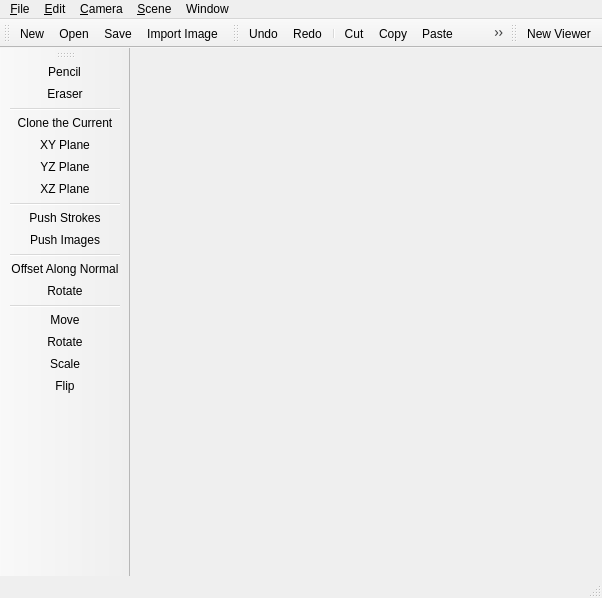
<?xml version="1.0" encoding="UTF-8"?>
<ui version="4.0">
 <class>MainWindow</class>
 <widget class="QMainWindow" name="MainWindow">
  <property name="geometry">
   <rect>
    <x>0</x>
    <y>0</y>
    <width>602</width>
    <height>598</height>
   </rect>
  </property>
  <property name="windowTitle">
   <string>MainWindow</string>
  </property>
  <widget class="QWidget" name="m_centralwidget"/>
  <widget class="QMenuBar" name="m_menubar">
   <property name="geometry">
    <rect>
     <x>0</x>
     <y>0</y>
     <width>602</width>
     <height>25</height>
    </rect>
   </property>
   <property name="cursor">
    <cursorShape>ArrowCursor</cursorShape>
   </property>
   <widget class="QMenu" name="m_menuFile">
    <property name="title">
     <string>&amp;File</string>
    </property>
    <addaction name="m_actionOpen"/>
    <addaction name="separator"/>
    <addaction name="m_actionSave"/>
    <addaction name="m_actionSaveAs"/>
    <addaction name="separator"/>
    <addaction name="m_actionImportImage"/>
    <addaction name="separator"/>
    <addaction name="m_actionClose"/>
    <addaction name="separator"/>
    <addaction name="m_actionExit"/>
   </widget>
   <widget class="QMenu" name="m_menuEdit">
    <property name="title">
     <string>&amp;Edit</string>
    </property>
    <addaction name="m_actionUndo"/>
    <addaction name="m_actionRedo"/>
    <addaction name="separator"/>
    <addaction name="m_actionCut"/>
    <addaction name="m_actionCopy"/>
    <addaction name="m_actionPaste"/>
    <addaction name="m_actionDelete"/>
   </widget>
   <widget class="QMenu" name="m_menuCamera">
    <property name="title">
     <string>&amp;Camera</string>
    </property>
    <addaction name="m_actionOrbit"/>
    <addaction name="m_actionPan"/>
    <addaction name="m_actionZoom"/>
    <addaction name="separator"/>
    <addaction name="m_actionContructionTools"/>
   </widget>
   <widget class="QMenu" name="m_menuScene">
    <property name="title">
     <string>&amp;Scene</string>
    </property>
    <widget class="QMenu" name="m_menuSketch">
     <property name="title">
      <string>&amp;Sketch</string>
     </property>
     <addaction name="m_actionPen"/>
     <addaction name="m_actionPencil"/>
     <addaction name="m_actionMarker"/>
     <addaction name="m_actionBrush"/>
    </widget>
    <widget class="QMenu" name="m_menuGeometry">
     <property name="title">
      <string>2D &amp;Geometry</string>
     </property>
     <addaction name="m_actionPolyline"/>
     <addaction name="m_actionRectangle"/>
     <addaction name="m_actionArc"/>
    </widget>
    <widget class="QMenu" name="m_menuPush">
     <property name="title">
      <string>&amp;Push</string>
     </property>
     <addaction name="m_actionPushStrokes"/>
     <addaction name="m_actionPushImages"/>
    </widget>
    <widget class="QMenu" name="m_menuEditCanvas">
     <property name="title">
      <string>Edit Canvas</string>
     </property>
     <addaction name="m_actionOffset3D"/>
     <addaction name="m_actionRotate3D"/>
    </widget>
    <widget class="QMenu" name="m_menuEditImage">
     <property name="title">
      <string>Edit Image</string>
     </property>
     <addaction name="m_actionMove2D"/>
     <addaction name="m_actionRotate2D"/>
     <addaction name="m_actionScale2D"/>
     <addaction name="m_actionFlip2D"/>
    </widget>
    <widget class="QMenu" name="m_menuCanvas">
     <property name="title">
      <string>New &amp;Canvas</string>
     </property>
     <addaction name="m_actionCanvasClone"/>
     <addaction name="m_actionCanvasXY"/>
     <addaction name="m_actionCanvasYZ"/>
     <addaction name="m_actionCanvasXZ"/>
    </widget>
    <widget class="QMenu" name="m_menuSetCanvases">
     <property name="title">
      <string>New Set of Canvases</string>
     </property>
     <addaction name="m_actionCanvasCircle"/>
     <addaction name="m_actionCanvasCross"/>
     <addaction name="m_actionCanvasStock"/>
    </widget>
    <addaction name="m_menuSketch"/>
    <addaction name="m_actionEraser"/>
    <addaction name="separator"/>
    <addaction name="m_menuCanvas"/>
    <addaction name="m_menuSetCanvases"/>
    <addaction name="separator"/>
    <addaction name="m_menuGeometry"/>
    <addaction name="separator"/>
    <addaction name="m_menuPush"/>
    <addaction name="separator"/>
    <addaction name="m_menuEditCanvas"/>
    <addaction name="m_menuEditImage"/>
   </widget>
   <widget class="QMenu" name="m_menuWindow">
    <property name="title">
     <string>Window</string>
    </property>
    <widget class="QMenu" name="m_menuViewer">
     <property name="title">
      <string>Viewer</string>
     </property>
     <addaction name="m_actionNewViewer"/>
    </widget>
    <addaction name="m_menuViewer"/>
    <addaction name="separator"/>
    <addaction name="actionCanvas_Manager"/>
    <addaction name="actionBookmark_Manager"/>
   </widget>
   <addaction name="m_menuFile"/>
   <addaction name="m_menuEdit"/>
   <addaction name="m_menuCamera"/>
   <addaction name="m_menuScene"/>
   <addaction name="m_menuWindow"/>
  </widget>
  <widget class="QStatusBar" name="m_statusbar"/>
  <widget class="QToolBar" name="m_toolBarFile">
   <property name="windowTitle">
    <string>File ToolBar</string>
   </property>
   <attribute name="toolBarArea">
    <enum>TopToolBarArea</enum>
   </attribute>
   <attribute name="toolBarBreak">
    <bool>false</bool>
   </attribute>
   <addaction name="m_actionNew"/>
   <addaction name="m_actionOpen"/>
   <addaction name="m_actionSave"/>
   <addaction name="m_actionImportImage"/>
  </widget>
  <widget class="QToolBar" name="m_toolBarEdit">
   <property name="windowTitle">
    <string>Edit ToolBar</string>
   </property>
   <attribute name="toolBarArea">
    <enum>TopToolBarArea</enum>
   </attribute>
   <attribute name="toolBarBreak">
    <bool>false</bool>
   </attribute>
   <addaction name="m_actionUndo"/>
   <addaction name="m_actionRedo"/>
   <addaction name="separator"/>
   <addaction name="m_actionCut"/>
   <addaction name="m_actionCopy"/>
   <addaction name="m_actionPaste"/>
   <addaction name="m_actionDelete"/>
  </widget>
  <widget class="QToolBar" name="m_toolBarScene">
   <property name="windowTitle">
    <string>Scene ToolBar</string>
   </property>
   <attribute name="toolBarArea">
    <enum>LeftToolBarArea</enum>
   </attribute>
   <attribute name="toolBarBreak">
    <bool>false</bool>
   </attribute>
   <addaction name="m_actionPencil"/>
   <addaction name="m_actionEraser"/>
   <addaction name="separator"/>
   <addaction name="m_actionCanvasClone"/>
   <addaction name="m_actionCanvasXY"/>
   <addaction name="m_actionCanvasYZ"/>
   <addaction name="m_actionCanvasXZ"/>
   <addaction name="separator"/>
   <addaction name="m_actionPushStrokes"/>
   <addaction name="m_actionPushImages"/>
   <addaction name="separator"/>
   <addaction name="m_actionOffset3D"/>
   <addaction name="m_actionRotate3D"/>
   <addaction name="separator"/>
   <addaction name="m_actionMove2D"/>
   <addaction name="m_actionRotate2D"/>
   <addaction name="m_actionScale2D"/>
   <addaction name="m_actionFlip2D"/>
  </widget>
  <widget class="QToolBar" name="m_toolBarViewer">
   <property name="windowTitle">
    <string>Viewer ToolBar</string>
   </property>
   <attribute name="toolBarArea">
    <enum>TopToolBarArea</enum>
   </attribute>
   <attribute name="toolBarBreak">
    <bool>false</bool>
   </attribute>
   <addaction name="m_actionNewViewer"/>
  </widget>
  <action name="m_actionNew">
   <property name="icon">
    <iconset resource="../Icons/Icons.qrc">
     <normaloff>:/file-3x.png</normaloff>:/file-3x.png</iconset>
   </property>
   <property name="text">
    <string>&amp;New...</string>
   </property>
   <property name="shortcut">
    <string>Ctrl+N</string>
   </property>
  </action>
  <action name="m_actionOpen">
   <property name="icon">
    <iconset resource="../Icons/Icons.qrc">
     <normaloff>:/folder-3x.png</normaloff>:/folder-3x.png</iconset>
   </property>
   <property name="text">
    <string>&amp;Open...</string>
   </property>
   <property name="shortcut">
    <string>Ctrl+O</string>
   </property>
  </action>
  <action name="m_actionSave">
   <property name="icon">
    <iconset resource="../Icons/Icons.qrc">
     <normaloff>:/browser-3x.png</normaloff>:/browser-3x.png</iconset>
   </property>
   <property name="text">
    <string>&amp;Save</string>
   </property>
   <property name="shortcut">
    <string>Ctrl+S</string>
   </property>
  </action>
  <action name="m_actionSaveAs">
   <property name="text">
    <string>Save As...</string>
   </property>
  </action>
  <action name="m_actionImportImage">
   <property name="icon">
    <iconset resource="../Icons/Icons.qrc">
     <normaloff>:/image-3x.png</normaloff>:/image-3x.png</iconset>
   </property>
   <property name="text">
    <string>&amp;Import Image...</string>
   </property>
   <property name="shortcut">
    <string>Ctrl+I</string>
   </property>
  </action>
  <action name="m_actionUndo">
   <property name="icon">
    <iconset resource="../Icons/Icons.qrc">
     <normaloff>:/action-undo-3x.png</normaloff>:/action-undo-3x.png</iconset>
   </property>
   <property name="text">
    <string>&amp;Undo</string>
   </property>
   <property name="shortcut">
    <string>Ctrl+Z</string>
   </property>
  </action>
  <action name="m_actionRedo">
   <property name="icon">
    <iconset resource="../Icons/Icons.qrc">
     <normaloff>:/action-redo-3x.png</normaloff>:/action-redo-3x.png</iconset>
   </property>
   <property name="text">
    <string>&amp;Redo</string>
   </property>
   <property name="shortcut">
    <string>Ctrl+Shift+Z</string>
   </property>
  </action>
  <action name="m_actionCut">
   <property name="text">
    <string>C&amp;ut</string>
   </property>
   <property name="shortcut">
    <string>Ctrl+X</string>
   </property>
  </action>
  <action name="m_actionCopy">
   <property name="text">
    <string>&amp;Copy</string>
   </property>
   <property name="shortcut">
    <string>Ctrl+C</string>
   </property>
  </action>
  <action name="m_actionPaste">
   <property name="text">
    <string>&amp;Paste</string>
   </property>
   <property name="shortcut">
    <string>Ctrl+V</string>
   </property>
  </action>
  <action name="m_actionDelete">
   <property name="icon">
    <iconset resource="../Icons/Icons.qrc">
     <normaloff>:/trash-3x.png</normaloff>:/trash-3x.png</iconset>
   </property>
   <property name="text">
    <string>&amp;Delete</string>
   </property>
   <property name="shortcut">
    <string>Del</string>
   </property>
  </action>
  <action name="actionSelect_Canvas">
   <property name="text">
    <string>Select Canvas</string>
   </property>
  </action>
  <action name="actionSelect_All_Within_Canvas">
   <property name="text">
    <string>Select All Within Canvas</string>
   </property>
  </action>
  <action name="actionSelect_None_Within_Canvas">
   <property name="text">
    <string>Select None Within Canvas</string>
   </property>
  </action>
  <action name="m_actionOrbit">
   <property name="text">
    <string>&amp;Orbit</string>
   </property>
   <property name="shortcut">
    <string>O</string>
   </property>
  </action>
  <action name="m_actionPan">
   <property name="text">
    <string>&amp;Pan</string>
   </property>
   <property name="shortcut">
    <string>P</string>
   </property>
  </action>
  <action name="m_actionZoom">
   <property name="icon">
    <iconset resource="../Icons/Icons.qrc">
     <normaloff>:/magnifying-glass-3x.png</normaloff>:/magnifying-glass-3x.png</iconset>
   </property>
   <property name="text">
    <string>&amp;Zoom</string>
   </property>
   <property name="shortcut">
    <string>Z</string>
   </property>
  </action>
  <action name="m_actionPreviousView">
   <property name="text">
    <string>Previous View</string>
   </property>
  </action>
  <action name="m_actionNextView">
   <property name="text">
    <string>Next View</string>
   </property>
  </action>
  <action name="m_actionIso">
   <property name="text">
    <string>&amp;Isometric View</string>
   </property>
   <property name="shortcut">
    <string>A</string>
   </property>
  </action>
  <action name="m_actionHome">
   <property name="text">
    <string>&amp;Home View</string>
   </property>
   <property name="shortcut">
    <string>H</string>
   </property>
  </action>
  <action name="m_actionFront">
   <property name="text">
    <string>&amp;Front View</string>
   </property>
  </action>
  <action name="m_actionTop">
   <property name="text">
    <string>&amp;Top View</string>
   </property>
  </action>
  <action name="m_actionBottom">
   <property name="text">
    <string>&amp;Bottom view</string>
   </property>
  </action>
  <action name="m_actionBack">
   <property name="text">
    <string>B&amp;ack View</string>
   </property>
  </action>
  <action name="m_actionLeft">
   <property name="text">
    <string>&amp;Left View</string>
   </property>
  </action>
  <action name="m_actionRight">
   <property name="text">
    <string>&amp;Right View</string>
   </property>
  </action>
  <action name="m_actionContructionTools">
   <property name="icon">
    <iconset resource="../Icons/Icons.qrc">
     <normaloff>:/wrench-3x.png</normaloff>:/wrench-3x.png</iconset>
   </property>
   <property name="text">
    <string>Show contruction &amp;tools</string>
   </property>
  </action>
  <action name="m_actionEraser">
   <property name="icon">
    <iconset resource="../Icons/Icons.qrc">
     <normaloff>:/command-3x.png</normaloff>:/command-3x.png</iconset>
   </property>
   <property name="text">
    <string>&amp;Eraser</string>
   </property>
  </action>
  <action name="m_actionPencil">
   <property name="icon">
    <iconset resource="../Icons/Icons.qrc">
     <normaloff>:/pencil-3x.png</normaloff>:/pencil-3x.png</iconset>
   </property>
   <property name="text">
    <string>Pencil</string>
   </property>
  </action>
  <action name="m_actionMarker">
   <property name="icon">
    <iconset resource="../Icons/Icons.qrc">
     <normaloff>:/pencil-3x.png</normaloff>:/pencil-3x.png</iconset>
   </property>
   <property name="text">
    <string>Marker</string>
   </property>
  </action>
  <action name="m_actionBrush">
   <property name="icon">
    <iconset resource="../Icons/Icons.qrc">
     <normaloff>:/brush-3x.png</normaloff>:/brush-3x.png</iconset>
   </property>
   <property name="text">
    <string>Brush</string>
   </property>
  </action>
  <action name="m_actionPen">
   <property name="icon">
    <iconset resource="../Icons/Icons.qrc">
     <normaloff>:/pencil-3x.png</normaloff>:/pencil-3x.png</iconset>
   </property>
   <property name="text">
    <string>Pen</string>
   </property>
  </action>
  <action name="m_actionPolyline">
   <property name="text">
    <string>Polyline</string>
   </property>
  </action>
  <action name="m_actionRectangle">
   <property name="text">
    <string>Rectangle</string>
   </property>
  </action>
  <action name="m_actionArc">
   <property name="text">
    <string>Arc</string>
   </property>
  </action>
  <action name="m_actionPushStrokes">
   <property name="icon">
    <iconset resource="../Icons/Icons.qrc">
     <normaloff>:/basket-3x.png</normaloff>:/basket-3x.png</iconset>
   </property>
   <property name="text">
    <string>Push Strokes</string>
   </property>
  </action>
  <action name="m_actionPushImages">
   <property name="icon">
    <iconset resource="../Icons/Icons.qrc">
     <normaloff>:/puzzle-piece-3x.png</normaloff>:/puzzle-piece-3x.png</iconset>
   </property>
   <property name="text">
    <string>Push Images</string>
   </property>
  </action>
  <action name="m_actionOffset3D">
   <property name="icon">
    <iconset resource="../Icons/Icons.qrc">
     <normaloff>:/layers-3x.png</normaloff>:/layers-3x.png</iconset>
   </property>
   <property name="text">
    <string>Offset Along Normal</string>
   </property>
  </action>
  <action name="m_actionRotate3D">
   <property name="icon">
    <iconset resource="../Icons/Icons.qrc">
     <normaloff>:/loop-circular-3x.png</normaloff>:/loop-circular-3x.png</iconset>
   </property>
   <property name="text">
    <string>Rotate</string>
   </property>
  </action>
  <action name="m_actionMove2D">
   <property name="icon">
    <iconset resource="../Icons/Icons.qrc">
     <normaloff>:/move-3x.png</normaloff>:/move-3x.png</iconset>
   </property>
   <property name="text">
    <string>Move</string>
   </property>
  </action>
  <action name="m_actionRotate2D">
   <property name="icon">
    <iconset resource="../Icons/Icons.qrc">
     <normaloff>:/reload-3x.png</normaloff>:/reload-3x.png</iconset>
   </property>
   <property name="text">
    <string>Rotate</string>
   </property>
  </action>
  <action name="m_actionScale2D">
   <property name="icon">
    <iconset resource="../Icons/Icons.qrc">
     <normaloff>:/resize-both-3x.png</normaloff>:/resize-both-3x.png</iconset>
   </property>
   <property name="text">
    <string>Scale</string>
   </property>
  </action>
  <action name="m_actionFlip2D">
   <property name="icon">
    <iconset resource="../Icons/Icons.qrc">
     <normaloff>:/fullscreen-exit-3x.png</normaloff>:/fullscreen-exit-3x.png</iconset>
   </property>
   <property name="text">
    <string>Flip</string>
   </property>
  </action>
  <action name="m_actionNewViewer">
   <property name="icon">
    <iconset resource="../Icons/Icons.qrc">
     <normaloff>:/monitor-3x.png</normaloff>:/monitor-3x.png</iconset>
   </property>
   <property name="text">
    <string>New Viewer</string>
   </property>
  </action>
  <action name="m_actionVirtualScreen">
   <property name="text">
    <string>Virtual Screen Mode</string>
   </property>
  </action>
  <action name="m_actionFullScreen">
   <property name="icon">
    <iconset resource="../Icons/Icons.qrc">
     <normaloff>:/fullscreen-enter-3x.png</normaloff>:/fullscreen-enter-3x.png</iconset>
   </property>
   <property name="text">
    <string>Full Screen</string>
   </property>
  </action>
  <action name="m_actionTwoScreen">
   <property name="text">
    <string>Two Screen Mode</string>
   </property>
  </action>
  <action name="actionCanvas_Manager">
   <property name="text">
    <string>Canvas Manager</string>
   </property>
  </action>
  <action name="actionBookmark_Manager">
   <property name="text">
    <string>Bookmark Manager</string>
   </property>
  </action>
  <action name="m_actionBookmark">
   <property name="icon">
    <iconset resource="../Icons/Icons.qrc">
     <normaloff>:/camera-slr-3x.png</normaloff>:/camera-slr-3x.png</iconset>
   </property>
   <property name="text">
    <string>&amp;Bookmark the View</string>
   </property>
  </action>
  <action name="m_actionClose">
   <property name="icon">
    <iconset resource="../Icons/Icons.qrc">
     <normaloff>:/circle-x-3x.png</normaloff>:/circle-x-3x.png</iconset>
   </property>
   <property name="text">
    <string>&amp;Close</string>
   </property>
   <property name="shortcut">
    <string>Ctrl+W</string>
   </property>
  </action>
  <action name="m_actionExit">
   <property name="icon">
    <iconset resource="../Icons/Icons.qrc">
     <normaloff>:/account-logout-3x.png</normaloff>:/account-logout-3x.png</iconset>
   </property>
   <property name="text">
    <string>&amp;Exit</string>
   </property>
   <property name="shortcut">
    <string>Ctrl+Q</string>
   </property>
  </action>
  <action name="m_actionCanvasClone">
   <property name="icon">
    <iconset resource="../Icons/Icons.qrc">
     <normaloff>:/comment-square-3x.png</normaloff>:/comment-square-3x.png</iconset>
   </property>
   <property name="text">
    <string>Clone the Current</string>
   </property>
  </action>
  <action name="m_actionCanvasXY">
   <property name="icon">
    <iconset resource="../Icons/Icons.qrc">
     <normaloff>:/flash-3x.png</normaloff>:/flash-3x.png</iconset>
   </property>
   <property name="text">
    <string>XY Plane</string>
   </property>
  </action>
  <action name="m_actionCanvasYZ">
   <property name="icon">
    <iconset resource="../Icons/Icons.qrc">
     <normaloff>:/flag-3x.png</normaloff>:/flag-3x.png</iconset>
   </property>
   <property name="text">
    <string>YZ Plane</string>
   </property>
  </action>
  <action name="m_actionCanvasXZ">
   <property name="icon">
    <iconset resource="../Icons/Icons.qrc">
     <normaloff>:/fire-3x.png</normaloff>:/fire-3x.png</iconset>
   </property>
   <property name="text">
    <string>XZ Plane</string>
   </property>
  </action>
  <action name="m_actionCanvasCircle">
   <property name="text">
    <string>Circle</string>
   </property>
  </action>
  <action name="m_actionCanvasCross">
   <property name="text">
    <string>Cross</string>
   </property>
  </action>
  <action name="m_actionCanvasStock">
   <property name="icon">
    <iconset resource="../Icons/Icons.qrc">
     <normaloff>:/ellipses-3x.png</normaloff>:/ellipses-3x.png</iconset>
   </property>
   <property name="text">
    <string>Stock</string>
   </property>
  </action>
 </widget>
 <resources>
  <include location="../Icons/Icons.qrc"/>
 </resources>
 <connections/>
</ui>
